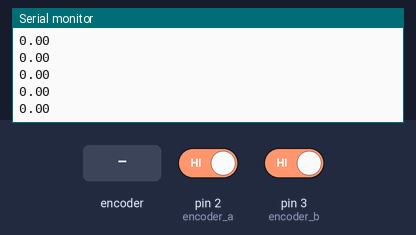
The sketch below on a simulated Arduino Uno, built with avr-gcc and run on an emulated ATmega328P. Shown: the last lines printed to the serial monitor. Inputs (shaded band) come from the test bench; at power-on: pin 2 (encoder_a) HIGH, pin 3 (encoder_b) HIGH.

Above: at 1.2 s.
1.3 s: rotary encoder on pin 2 (encoder_a) / pin 3 (encoder_b) turned 1 step (first pin leading)
At 2.4 s:
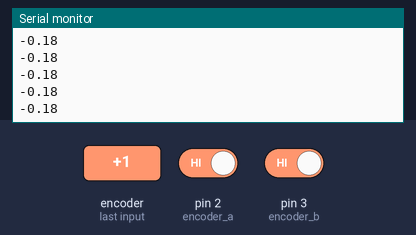
3.0 s: rotary encoder on pin 2 (encoder_a) / pin 3 (encoder_b) turned 1 step (first pin leading)
At 3.6 s:
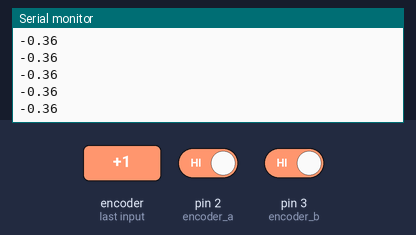
Timing chart, 0 to 6.0 s (numbered marks = the images above; inputs shaded):
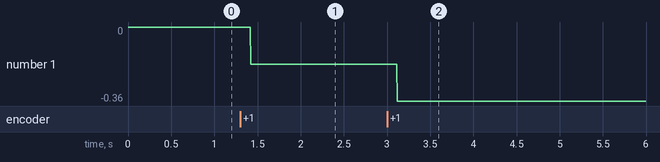

The sketch:

lab_robot_2.ino
```cpp
#include <Encoder.h>
#define encoder_a 2
#define encoder_b 3
volatile long encoder=0;
float theta = 0;


void setup() {
  Serial.begin(9600);
  pinMode(encoder_a,INPUT_PULLUP);
  pinMode(encoder_b,INPUT_PULLUP);
  attachInterrupt(0,encoderPinChang_A,RISING);


}
void encoderPinChang_A(){
  if((digitalRead(encoder_b))==HIGH){

  encoder++;
  }
  else{
    encoder--;
  }
}

void loop() {
  theta = (float(encoder)/float(2000)*360);
  Serial.println(theta);


}
```

Measured:
- after the input at 1.3 s, the serial monitor: prints a new line after 0.12 s (image 1)
- after the input at 3.0 s, the serial monitor: prints a new line after 0.12 s (image 2)
- plotted number 1: 0 → -0.18 after the input at 1.3 s
